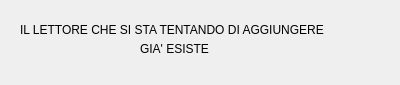
<?xml version="1.0" encoding="UTF-8"?>
<ui version="4.0">
 <class>errormessage2</class>
 <widget class="QDialog" name="errormessage2">
  <property name="geometry">
   <rect>
    <x>0</x>
    <y>0</y>
    <width>400</width>
    <height>85</height>
   </rect>
  </property>
  <property name="windowTitle">
   <string>Dialog</string>
  </property>
  <widget class="QLabel" name="label_3">
   <property name="geometry">
    <rect>
     <x>20</x>
     <y>20</y>
     <width>361</width>
     <height>20</height>
    </rect>
   </property>
   <property name="text">
    <string>IL LETTORE CHE SI STA TENTANDO DI AGGIUNGERE</string>
   </property>
  </widget>
  <widget class="QLabel" name="label_4">
   <property name="geometry">
    <rect>
     <x>140</x>
     <y>40</y>
     <width>131</width>
     <height>17</height>
    </rect>
   </property>
   <property name="text">
    <string>GIA' ESISTE</string>
   </property>
  </widget>
 </widget>
 <resources/>
 <connections/>
</ui>
